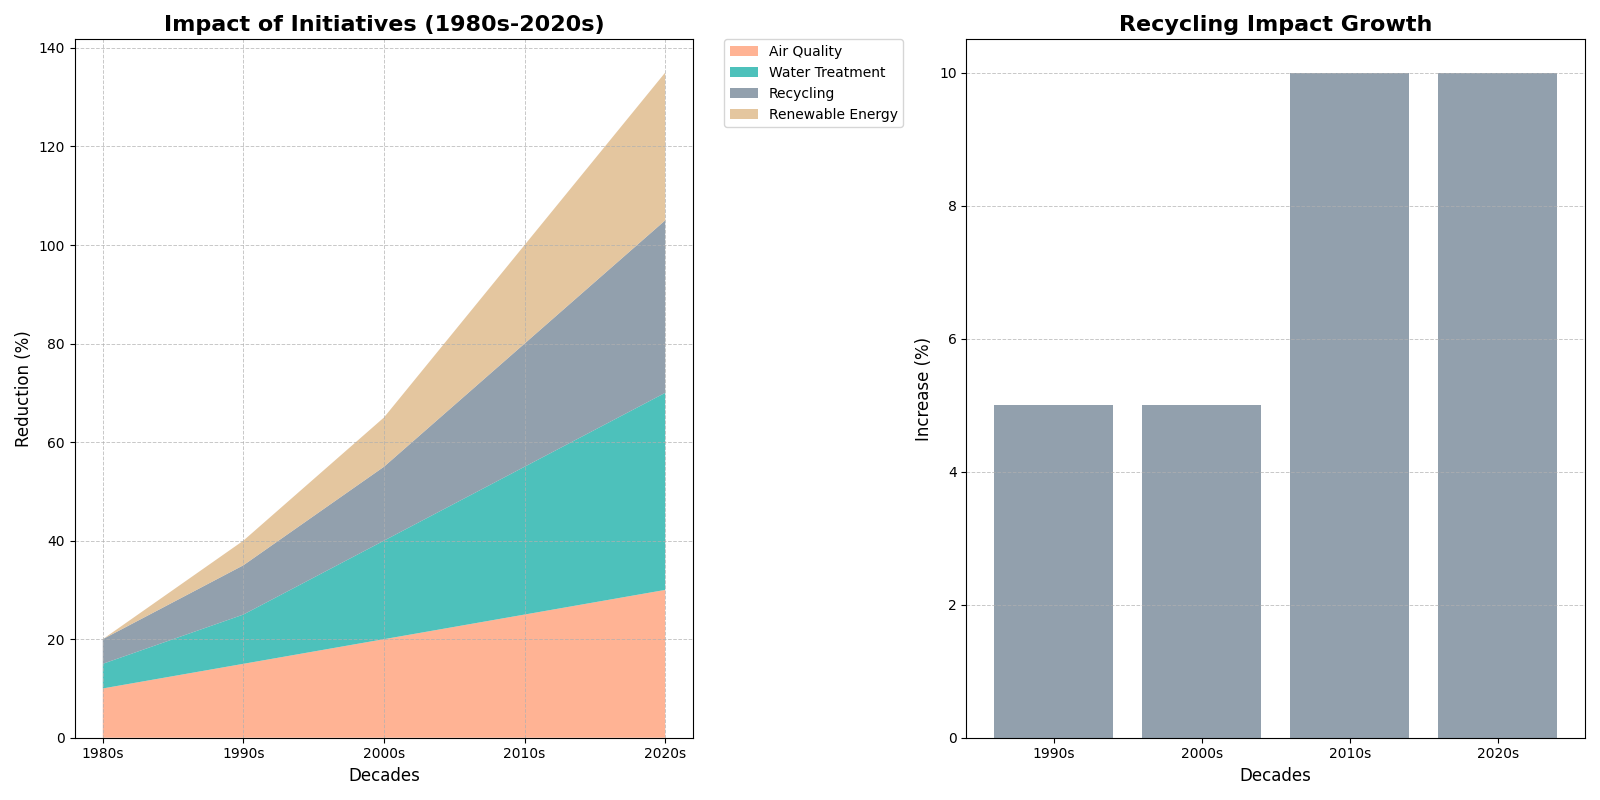

Recreate this plot in Python.
import matplotlib.pyplot as plt
import numpy as np

# Define decades and initiatives
decades = ['1980s', '1990s', '2000s', '2010s', '2020s']
initiatives = ['Air Quality', 'Water Treatment', 'Recycling', 'Renewable Energy']

# Impact of initiatives (in percentage)
impact = np.array([
    [10, 5, 5, 0],
    [15, 10, 10, 5],
    [20, 20, 15, 10],
    [25, 30, 25, 20],
    [30, 40, 35, 30]
])

# Create a figure with 2 subplots
fig, (ax1, ax2) = plt.subplots(1, 2, figsize=(16, 8))

# Subplot 1: Stacked Area Chart
ax1.stackplot(decades, impact.T, labels=initiatives, colors=['#FFA07A', '#20B2AA', '#778899', '#DEB887'], alpha=0.8)
ax1.set_title('Impact of Initiatives (1980s-2020s)', fontsize=16, fontweight='bold')
ax1.set_xlabel('Decades', fontsize=12)
ax1.set_ylabel('Reduction (%)', fontsize=12)
ax1.legend(loc='upper left', bbox_to_anchor=(1.05, 1), borderaxespad=0)
ax1.grid(True, linestyle='--', linewidth=0.7, alpha=0.7)

# Subplot 2: Growth in Recycling Impact (Bar Chart)
recycling_growth = np.diff(impact[:, 2])
periods = ['1990s', '2000s', '2010s', '2020s']

ax2.bar(periods, recycling_growth, color='#778899', alpha=0.8)
ax2.set_title('Recycling Impact Growth', fontsize=16, fontweight='bold')
ax2.set_xlabel('Decades', fontsize=12)
ax2.set_ylabel('Increase (%)', fontsize=12)
ax2.grid(axis='y', linestyle='--', linewidth=0.7, alpha=0.7)

# Adjust layout
plt.tight_layout()

# Display the plot
plt.show()
